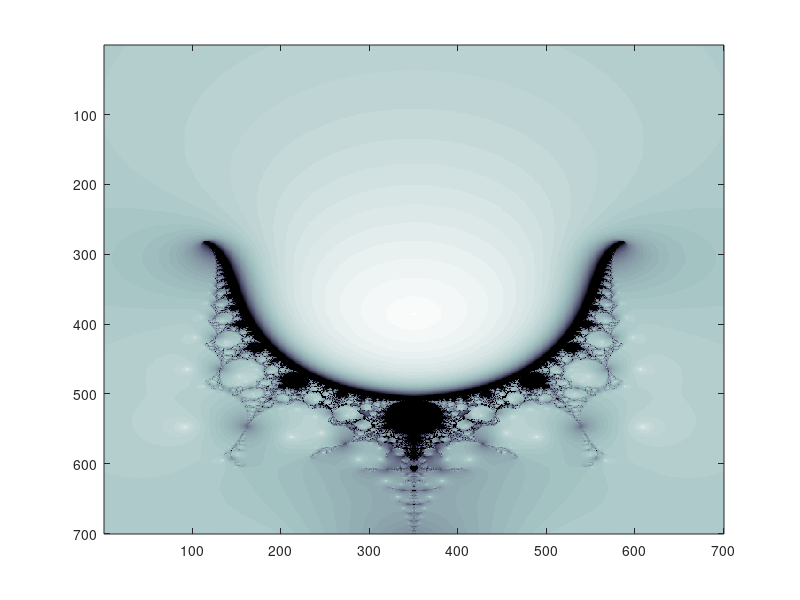

Write MATLAB code to recreate this figure.
function novafractal
% Nova fractal
% This script may take time to complete the fractal depending on the number
% of iteratons and size of image.

% ouput image resolution, WIDTHxHEIGHT
WIDTH = 700; %number of points in x axis
HEIGHT = 700; %number of points in y axis

% Fractal x y range
Y_MIN = -1.15;
Y_MAX = 0.94;
X_MIN = -0.8;
X_MAX = 0.8;

% maximum number of iterations
MAX_ITERATION = 60;

TOLERANCE = 0.005;

% Generate linearly spaced points from X_MIN to X_MAX
x = linspace(X_MIN, X_MAX, WIDTH);
% Generate linearly spaced points from Y_MIN to Y_MAX
y = linspace(Y_MIN, Y_MAX, HEIGHT);

% Create a linear 2d grid
% X is 2d a array, column value are varying and row values are constant
% Y is 2d a array, row value are varying and column values are constant
[X Y] = meshgrid(x, y);

% Allocate space for output
img = zeros(HEIGHT, WIDTH);
h = msgbox(' Please Wait ',' ');
nPoint = HEIGHT * WIDTH;
tic
for m = 1:nPoint
    const = i*X(m) + Y(m);
    k = 1;
    z0 = -1;
    zn = 0+0*i;
    while k < MAX_ITERATION
        zn = z0 - (z0^3+1)/(3*z0^2) + const;
        if abs(z0 - zn) < TOLERANCE
            break;
        end
        z0 = zn;
        k = k+1;
    end
    img(m) = k;
end
toc
close(h);
imgMin = min(img(:));
imgMax = max(img(:));
cmap = flipud(bone(imgMax));
colormap(cmap);
hImg = imagesc(img,[imgMin imgMax]);
imwrite(img, cmap, 'novafractal.png', 'png');
end
